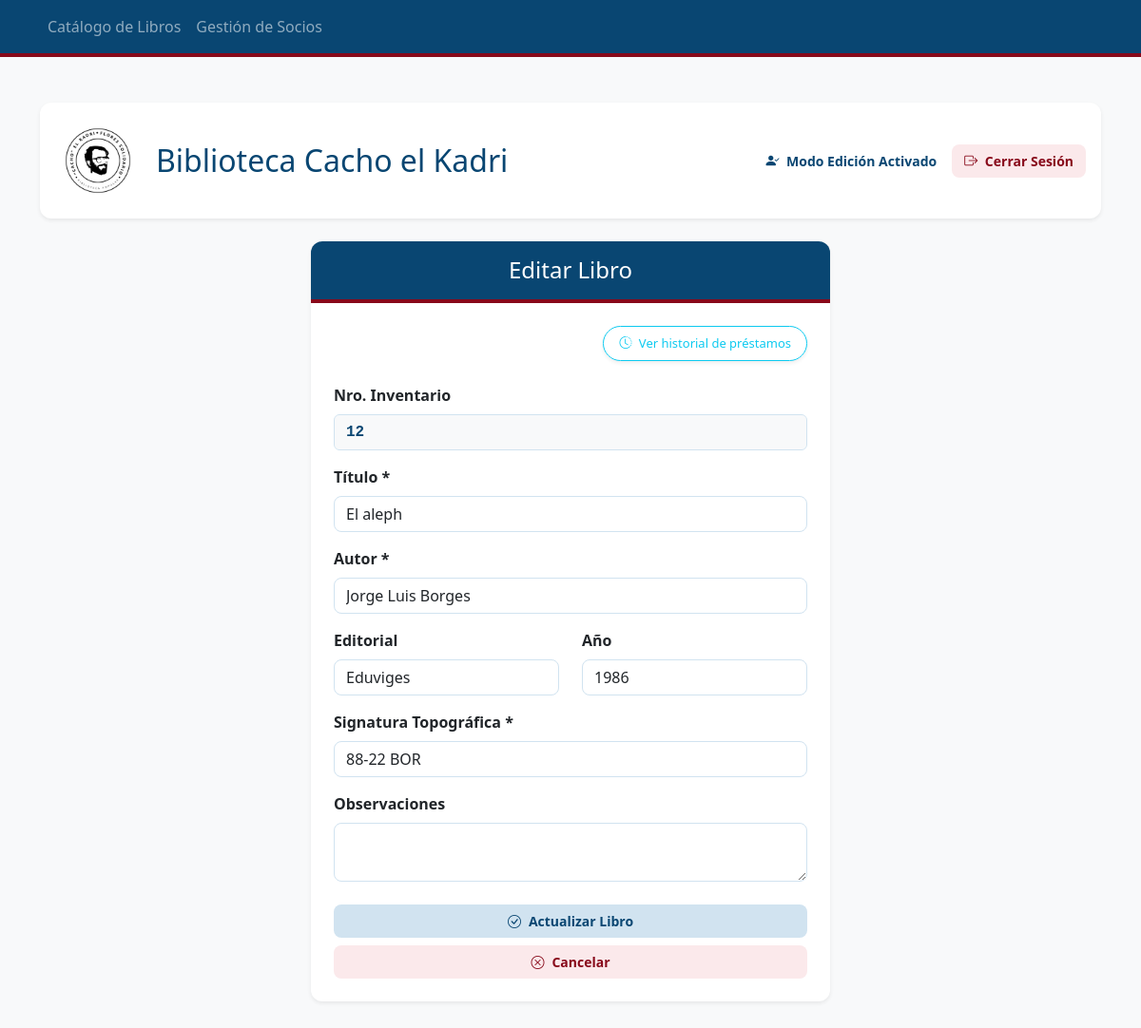
Screenshot of /editar/12 (signed in) with the database file from the repository.
### tables this page shows
CREATE TABLE Ejemplares (
            nro_inventario INTEGER PRIMARY KEY,
            mfn_vinculado INTEGER,
            signatura_topografica TEXT NOT NULL,
            observaciones TEXT,
            FOREIGN KEY (mfn_vinculado) REFERENCES Obras (mfn)
        );

CREATE TABLE Obras (
            mfn INTEGER PRIMARY KEY AUTOINCREMENT,
            titulo TEXT NOT NULL,
            autor TEXT NOT NULL,
            editorial TEXT,
            anio TEXT
        );

### app.py (the view)
@app.route('/editar/<int:nro_inventario>')
def editar_libro(nro_inventario):
    if not session.get('admin'):
        return redirect('/')
    conexion = sqlite3.connect("biblioteca.db")
    cursor = conexion.cursor()
    cursor.execute('''
        SELECT e.nro_inventario, o.titulo, o.autor, o.editorial, o.anio, e.signatura_topografica, e.observaciones
        FROM Ejemplares e
        JOIN Obras o ON e.mfn_vinculado = o.mfn
        WHERE e.nro_inventario = ?
    ''', (nro_inventario,))
    libro_a_editar = cursor.fetchone()
    conexion.close()
    return render_template('editar_libro.html', libro=libro_a_editar)

### templates/editar_libro.html
{% extends 'layout.html' %}
{% block content %}
<div class="row justify-content-center mb-5">
    <div class="col-md-8 col-lg-6">
        <div class="card shadow-sm border-0" style="border-radius: 12px; overflow: hidden;">
            <div class="card-header text-white text-center py-3" style="background-color: #094672; border-bottom: 4px solid #88091a;">
                <h4 class="mb-0 font-weight-bold">Editar Libro</h4>
            </div>
            <div class="card-body p-4">
                <div class="text-end mb-4">
                    <a href="/historial_libro/{{ libro[0] }}" class="btn btn-outline-info shadow-sm px-3 py-2" style="border-radius: 20px !important; font-size: 13px;">
                        <i class="bi bi-clock-history me-1"></i> Ver historial de préstamos
                    </a>
                </div>
                <form action="/actualizar/{{ libro[0] }}" method="POST">
                    <div class="mb-3">
                        <label class="form-label fw-bold">Nro. Inventario</label>
                        <input type="number" name="nro_inventario" class="form-control bg-light" value="{{ libro[0] }}" readonly style="color: #094672; font-family: monospace; font-size: 16px; font-weight: bold; border: 1px solid #d1e3f0;">
                    </div>
                    <div class="mb-3">
                        <label class="form-label fw-bold">Título *</label>
                        <input type="text" name="titulo" class="form-control" value="{{ libro[1] }}" required style="border: 1px solid #d1e3f0; border-radius: 8px;">
                    </div>
                    <div class="mb-3">
                        <label class="form-label fw-bold">Autor *</label>
                        <input type="text" name="autor" class="form-control" value="{{ libro[2] }}" required style="border: 1px solid #d1e3f0; border-radius: 8px;">
                    </div>
                    <div class="row">
                        <div class="col-md-6 mb-3">
                            <label class="form-label fw-bold">Editorial</label>
                            <input type="text" name="editorial" class="form-control" value="{{ libro[3] if libro[3] else '' }}" style="border: 1px solid #d1e3f0; border-radius: 8px;">
                        </div>
                        <div class="col-md-6 mb-3">
                            <label class="form-label fw-bold">Año</label>
                            <input type="number" name="anio" class="form-control" value="{{ libro[4] if libro[4] else '' }}" style="border: 1px solid #d1e3f0; border-radius: 8px;">
                        </div>
                    </div>
                    <div class="mb-3">
                        <label class="form-label fw-bold">Signatura Topográfica *</label>
                        <input type="text" name="signatura" class="form-control" value="{{ libro[5] }}" required style="border: 1px solid #d1e3f0; border-radius: 8px;">
                    </div>
                    <div class="mb-4">
                        <label class="form-label fw-bold">Observaciones</label>
                        <textarea name="observaciones" class="form-control" rows="2" style="border: 1px solid #d1e3f0; border-radius: 8px;">{{ libro[6] if libro[6] else '' }}</textarea>
                    </div>
                    <div class="d-grid gap-2">
                        <button type="submit" class="btn btn-success btn-lg py-2">
                            <i class="bi bi-check-circle me-2"></i>Actualizar Libro
                        </button>
                        <a href="/" class="btn btn-primary btn-lg py-2">
                            <i class="bi bi-x-circle me-2"></i>Cancelar
                        </a>
                    </div>
                </form>
            </div>
        </div>
    </div>
</div>
{% endblock %}

### templates/layout.html (style rules this page uses)
body { background-color: #f4f7f9 !important; }
.btn-primary, .btn-danger, .btn-success, .btn-info, .btn-warning, .btn-style-mfn, .btn-outline-secondary, .btn-outline-warning { border-radius: 8px !important; font-weight: bold !important; font-size: 14px !important; text-decoration: none !important; display: inline-block !important; padding: 6px 12px !important; vertical-align: middle !important; margin: 0 !important; border: 1px solid transparent !important; transition: all 0.2s; }
.btn-primary, .btn-danger, .btn-outline-secondary { background-color: #fbe9eb !important; color: #88091a !important; }
.btn-success, .btn-info, .btn-warning, .btn-style-mfn, .btn-outline-warning { background-color: #d1e3f0 !important; color: #094672 !important; }

### rows the page displays
Ejemplares: nro_inventario "12", signatura "88-22 BOR"
Obras: titulo "El aleph", autor "Jorge Luis Borges", editorial "Eduviges", anio "1986"
